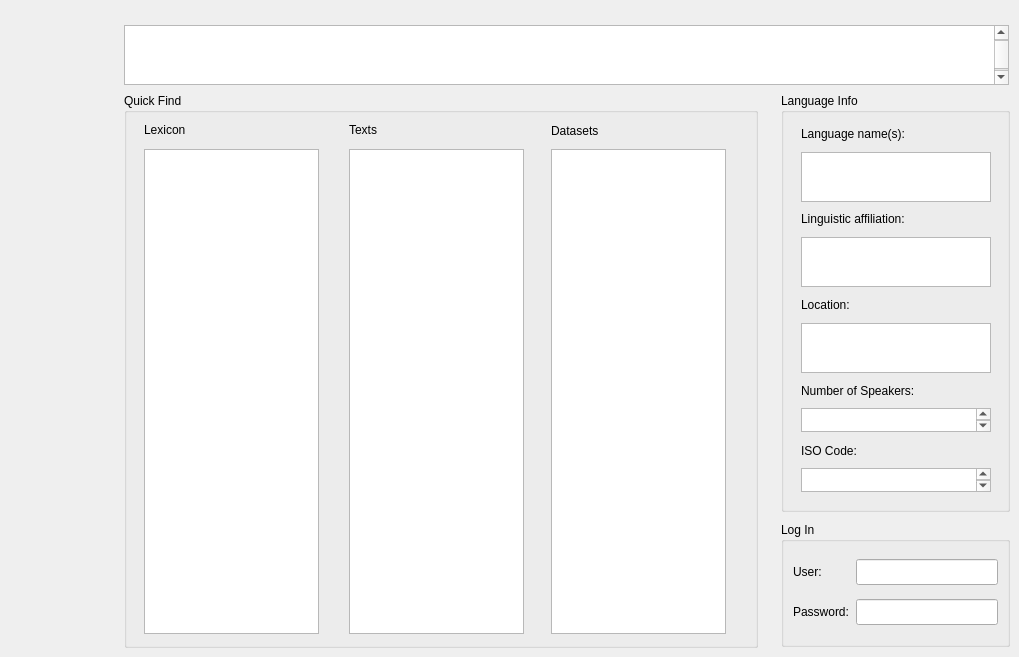
    <widget class="QWidget" name="home">
     <attribute name="title">
      <string>Home</string>
     </attribute>
     <widget class="QTextEdit" name="hTitle">
      <property name="geometry">
       <rect>
        <x>124</x>
        <y>25</y>
        <width>885</width>
        <height>60</height>
       </rect>
      </property>
      <property name="font">
       <font>
        <pointsize>36</pointsize>
       </font>
      </property>
      <property name="toolTip">
       <string>name of database</string>
      </property>
      <property name="tabChangesFocus">
       <bool>true</bool>
      </property>
      <property name="html">
       <string>&lt;!DOCTYPE HTML PUBLIC &quot;-//W3C//DTD HTML 4.0//EN&quot; &quot;http://www.w3.org/TR/REC-html40/strict.dtd&quot;&gt;
&lt;html&gt;&lt;head&gt;&lt;meta name=&quot;qrichtext&quot; content=&quot;1&quot; /&gt;&lt;style type=&quot;text/css&quot;&gt;
p, li { white-space: pre-wrap; }
&lt;/style&gt;&lt;/head&gt;&lt;body style=&quot; font-family:'.SF NS Text'; font-size:36pt; font-weight:400; font-style:normal;&quot;&gt;
&lt;p align=&quot;center&quot; style=&quot;-qt-paragraph-type:empty; margin-top:0px; margin-bottom:0px; margin-left:0px; margin-right:0px; -qt-block-indent:0; text-indent:0px; font-family:'Lucida Grande';&quot;&gt;&lt;br /&gt;&lt;/p&gt;&lt;/body&gt;&lt;/html&gt;</string>
      </property>
     </widget>
     <widget class="QGroupBox" name="groupBox">
      <property name="geometry">
       <rect>
        <x>781</x>
        <y>522</y>
        <width>229</width>
        <height>125</height>
       </rect>
      </property>
      <property name="sizePolicy">
       <sizepolicy hsizetype="Fixed" vsizetype="Fixed">
        <horstretch>0</horstretch>
        <verstretch>0</verstretch>
       </sizepolicy>
      </property>
      <property name="toolTip">
       <string>log in for editing mode</string>
      </property>
      <property name="title">
       <string>Log In</string>
      </property>
      <layout class="QGridLayout" name="gridLayout_5">
       <item row="1" column="1">
        <widget class="QLineEdit" name="hPassword">
         <property name="sizePolicy">
          <sizepolicy hsizetype="Fixed" vsizetype="Fixed">
           <horstretch>0</horstretch>
           <verstretch>0</verstretch>
          </sizepolicy>
         </property>
         <property name="font">
          <font>
           <pointsize>11</pointsize>
          </font>
         </property>
         <property name="toolTip">
          <string>enter password</string>
         </property>
         <property name="echoMode">
          <enum>QLineEdit::Password</enum>
         </property>
         <property name="cursorPosition">
          <number>0</number>
         </property>
        </widget>
       </item>
       <item row="1" column="0">
        <widget class="QLabel" name="label_2">
         <property name="text">
          <string>Password:</string>
         </property>
        </widget>
       </item>
       <item row="0" column="1">
        <widget class="QLineEdit" name="hLogIn">
         <property name="sizePolicy">
          <sizepolicy hsizetype="Fixed" vsizetype="Fixed">
           <horstretch>0</horstretch>
           <verstretch>0</verstretch>
          </sizepolicy>
         </property>
         <property name="font">
          <font>
           <pointsize>11</pointsize>
          </font>
         </property>
         <property name="toolTip">
          <string>enter username</string>
         </property>
        </widget>
       </item>
       <item row="0" column="0">
        <widget class="QLabel" name="label">
         <property name="text">
          <string>User:</string>
         </property>
        </widget>
       </item>
      </layout>
     </widget>
     <widget class="QGroupBox" name="groupBox_2">
      <property name="geometry">
       <rect>
        <x>781</x>
        <y>93</y>
        <width>229</width>
        <height>419</height>
       </rect>
      </property>
      <property name="sizePolicy">
       <sizepolicy hsizetype="Fixed" vsizetype="Fixed">
        <horstretch>0</horstretch>
        <verstretch>0</verstretch>
       </sizepolicy>
      </property>
      <property name="title">
       <string>Language Info</string>
      </property>
      <widget class="QLabel" name="label_3">
       <property name="geometry">
        <rect>
         <x>20</x>
         <y>33</y>
         <width>119</width>
         <height>16</height>
        </rect>
       </property>
       <property name="text">
        <string>Language name(s):</string>
       </property>
      </widget>
      <widget class="QPlainTextEdit" name="hLanguage">
       <property name="geometry">
        <rect>
         <x>20</x>
         <y>59</y>
         <width>190</width>
         <height>50</height>
        </rect>
       </property>
       <property name="sizePolicy">
        <sizepolicy hsizetype="Fixed" vsizetype="Fixed">
         <horstretch>0</horstretch>
         <verstretch>0</verstretch>
        </sizepolicy>
       </property>
       <property name="font">
        <font>
         <pointsize>11</pointsize>
        </font>
       </property>
      </widget>
      <widget class="QLabel" name="label_4">
       <property name="geometry">
        <rect>
         <x>20</x>
         <y>118</y>
         <width>128</width>
         <height>16</height>
        </rect>
       </property>
       <property name="text">
        <string>Linguistic affiliation:</string>
       </property>
      </widget>
      <widget class="QPlainTextEdit" name="hFamily">
       <property name="geometry">
        <rect>
         <x>20</x>
         <y>144</y>
         <width>190</width>
         <height>50</height>
        </rect>
       </property>
       <property name="sizePolicy">
        <sizepolicy hsizetype="Fixed" vsizetype="Fixed">
         <horstretch>0</horstretch>
         <verstretch>0</verstretch>
        </sizepolicy>
       </property>
       <property name="font">
        <font>
         <pointsize>11</pointsize>
        </font>
       </property>
       <property name="verticalScrollBarPolicy">
        <enum>Qt::ScrollBarAsNeeded</enum>
       </property>
      </widget>
      <widget class="QLabel" name="label_5">
       <property name="geometry">
        <rect>
         <x>20</x>
         <y>204</y>
         <width>61</width>
         <height>16</height>
        </rect>
       </property>
       <property name="text">
        <string>Location:</string>
       </property>
      </widget>
      <widget class="QPlainTextEdit" name="hLocation">
       <property name="geometry">
        <rect>
         <x>20</x>
         <y>230</y>
         <width>190</width>
         <height>50</height>
        </rect>
       </property>
       <property name="sizePolicy">
        <sizepolicy hsizetype="Expanding" vsizetype="Fixed">
         <horstretch>0</horstretch>
         <verstretch>0</verstretch>
        </sizepolicy>
       </property>
       <property name="font">
        <font>
         <pointsize>11</pointsize>
        </font>
       </property>
      </widget>
      <widget class="QLabel" name="label_6">
       <property name="geometry">
        <rect>
         <x>20</x>
         <y>290</y>
         <width>132</width>
         <height>16</height>
        </rect>
       </property>
       <property name="text">
        <string>Number of Speakers:</string>
       </property>
      </widget>
      <widget class="QPlainTextEdit" name="hPopulation">
       <property name="geometry">
        <rect>
         <x>20</x>
         <y>315</y>
         <width>190</width>
         <height>24</height>
        </rect>
       </property>
       <property name="sizePolicy">
        <sizepolicy hsizetype="Expanding" vsizetype="Fixed">
         <horstretch>0</horstretch>
         <verstretch>0</verstretch>
        </sizepolicy>
       </property>
       <property name="font">
        <font>
         <pointsize>11</pointsize>
        </font>
       </property>
      </widget>
      <widget class="QLabel" name="label_7">
       <property name="geometry">
        <rect>
         <x>20</x>
         <y>350</y>
         <width>62</width>
         <height>16</height>
        </rect>
       </property>
       <property name="text">
        <string>ISO Code:</string>
       </property>
      </widget>
      <widget class="QPlainTextEdit" name="hISO">
       <property name="geometry">
        <rect>
         <x>20</x>
         <y>375</y>
         <width>190</width>
         <height>24</height>
        </rect>
       </property>
       <property name="sizePolicy">
        <sizepolicy hsizetype="Expanding" vsizetype="Fixed">
         <horstretch>0</horstretch>
         <verstretch>0</verstretch>
        </sizepolicy>
       </property>
       <property name="font">
        <font>
         <pointsize>11</pointsize>
        </font>
       </property>
      </widget>
     </widget>
     <widget class="QGroupBox" name="groupBox_3">
      <property name="geometry">
       <rect>
        <x>124</x>
        <y>93</y>
        <width>634</width>
        <height>555</height>
       </rect>
      </property>
      <property name="title">
       <string>Quick Find</string>
      </property>
      <widget class="QListView" name="hTextNav">
       <property name="geometry">
        <rect>
         <x>225</x>
         <y>56</y>
         <width>175</width>
         <height>485</height>
        </rect>
       </property>
       <property name="toolTip">
        <string>go to text</string>
       </property>
       <property name="horizontalScrollBarPolicy">
        <enum>Qt::ScrollBarAlwaysOff</enum>
       </property>
       <property name="alternatingRowColors">
        <bool>true</bool>
       </property>
      </widget>
      <widget class="QLabel" name="hLexiconLabel">
       <property name="geometry">
        <rect>
         <x>20</x>
         <y>29</y>
         <width>170</width>
         <height>16</height>
        </rect>
       </property>
       <property name="text">
        <string>Lexicon</string>
       </property>
      </widget>
      <widget class="QLabel" name="hTextsLabel">
       <property name="geometry">
        <rect>
         <x>225</x>
         <y>29</y>
         <width>162</width>
         <height>16</height>
        </rect>
       </property>
       <property name="text">
        <string>Texts</string>
       </property>
      </widget>
      <widget class="QListView" name="hLexNav">
       <property name="geometry">
        <rect>
         <x>20</x>
         <y>56</y>
         <width>175</width>
         <height>485</height>
        </rect>
       </property>
       <property name="toolTip">
        <string>go to lexical entry</string>
       </property>
       <property name="horizontalScrollBarPolicy">
        <enum>Qt::ScrollBarAlwaysOff</enum>
       </property>
       <property name="alternatingRowColors">
        <bool>true</bool>
       </property>
      </widget>
      <widget class="QListView" name="hDataNav">
       <property name="geometry">
        <rect>
         <x>427</x>
         <y>56</y>
         <width>175</width>
         <height>485</height>
        </rect>
       </property>
       <property name="toolTip">
        <string>go to text</string>
       </property>
       <property name="horizontalScrollBarPolicy">
        <enum>Qt::ScrollBarAlwaysOff</enum>
       </property>
       <property name="alternatingRowColors">
        <bool>true</bool>
       </property>
      </widget>
      <widget class="QLabel" name="hDatasetLabel">
       <property name="geometry">
        <rect>
         <x>427</x>
         <y>30</y>
         <width>151</width>
         <height>16</height>
        </rect>
       </property>
       <property name="text">
        <string>Datasets</string>
       </property>
      </widget>
     </widget>
    </widget>
